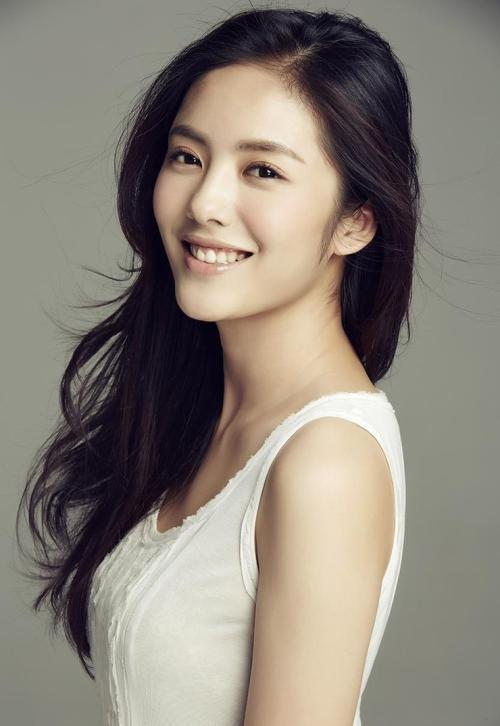
#> input picture picsrc/cai.jpg, 500 x 726 px
$ python 005day.py
#> lines starting #> are read from the running program, lines starting #| are printed output that depends on the picture
# -*- coding:utf-8 -*-
import cv2 as cv
import numpy as np


# 填充彩色图像
# 泛洪填充
def fill_color(image):
    copyImage = image.copy()
    h, w = image.shape[:2]
    mask = np.zeros([h + 2, w + 2], np.uint8)
    cv.floodFill(copyImage, mask, (30, 30), (0, 255, 255), (70, 70, 70), (50, 50, 50), cv.FLOODFILL_FIXED_RANGE)
    cv.imshow('fill_color', copyImage)

# floodFill(image, mask, seedPoint, newVal[, loDiff[, upDiff[, flags]]])

# 二值填充
def binary_fill_color(image):
    image = np.zeros([400, 400, 3], np.uint8)
    image[100:300, 100:300, :] = 255
    cv.imshow('binary_fill', image)

    mask = np.ones([402, 402, 1], np.uint8)
    mask[101:301, 101:301] = 0      # 只有mask为0的区域才能被填充
    cv.floodFill(image, mask, (200, 200), (100, 7, 255), cv.FLOODFILL_MASK_ONLY) # (200, 200)为选择点
    cv.imshow('binary_fill_color', image)


src = cv.imread('../picsrc/cai.jpg')
#> src is the input picture: shape (726, 500, 3); mean B, G, R 121.2, 131, 138.7
# src = cv.imread('../picsrc/musictreecut.jpg')
print(src.shape)
#| (726, 500, 3)
cv.namedWindow('People', cv.WINDOW_AUTOSIZE)
cv.imshow('cai', src)

# 泛洪填充
# fill_color(src)

# 二值填充
# binary_fill_color(src)


#"""
# *****获取ROI,以及对ROI区域进行处理
# face = src[20:330, 130:390]  # 通过指定图像的高、宽的取值范围，再通过numpy回去ROI
# gray = cv.cvtColor(face, cv.COLOR_BGR2GRAY)
#
# # **灰度处理之后的结果不等于处理之前的的结果
# backface = cv.cvtColor(gray, cv.COLOR_GRAY2BGR)
# src[20:330, 130:390] = backface
#
# cv.imshow('face', src)
# cv.imshow('backface', backface)

### *****
other = src[380:530, 340:490]
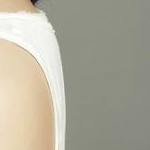
#> other: shape (150, 150, 3); mean B, G, R 155.9, 172, 175.9
cv.imshow('other', other)
cv.imwrite('../picsrc/pickcai.jpg', other)

cv.waitKey(0)

cv.destroyAllWindows()
